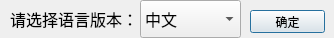
<?xml version="1.0" encoding="UTF-8"?>
<ui version="4.0">
 <class>VersionSelect</class>
 <widget class="QDialog" name="VersionSelect">
  <property name="geometry">
   <rect>
    <x>0</x>
    <y>0</y>
    <width>334</width>
    <height>38</height>
   </rect>
  </property>
  <property name="windowTitle">
   <string>Dialog</string>
  </property>
  <widget class="QComboBox" name="comboBox">
   <property name="geometry">
    <rect>
     <x>140</x>
     <y>0</y>
     <width>101</width>
     <height>38</height>
    </rect>
   </property>
   <property name="font">
    <font>
     <family>微软雅黑</family>
     <pointsize>12</pointsize>
    </font>
   </property>
   <item>
    <property name="text">
     <string>中文</string>
    </property>
   </item>
   <item>
    <property name="text">
     <string>英文</string>
    </property>
   </item>
  </widget>
  <widget class="QLabel" name="label">
   <property name="geometry">
    <rect>
     <x>10</x>
     <y>0</y>
     <width>131</width>
     <height>38</height>
    </rect>
   </property>
   <property name="font">
    <font>
     <family>微软雅黑</family>
     <pointsize>12</pointsize>
    </font>
   </property>
   <property name="text">
    <string>请选择语言版本：</string>
   </property>
  </widget>
  <widget class="QPushButton" name="pushButton">
   <property name="geometry">
    <rect>
     <x>250</x>
     <y>10</y>
     <width>75</width>
     <height>23</height>
    </rect>
   </property>
   <property name="text">
    <string>确定</string>
   </property>
  </widget>
 </widget>
 <resources/>
 <connections/>
</ui>
